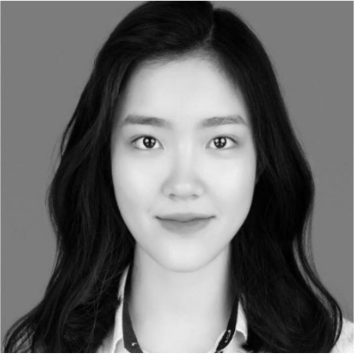
#> input picture HW2/ex1_images/girl.png, 354 x 354 px
$ jupyter execute --allow-errors ex234.ipynb
#> lines starting #> are read from the running program, lines starting #| are printed output that depends on the picture
[cell 1]
import io
import ipywidgets as widgets
import matplotlib.pyplot as plt
import PIL.Image
import numpy as np
import urllib
from skimage.transform import resize
from matplotlib.image import imread
import os
from IPython.display import display
from skimage import io as io_url
import cv2
import numpy as np
from PIL import Image

[cell 2]
# Create image widgets
image3_spatial = widgets.Image(format='png', width=500, height=500, description='Spatial')
image3_freq    = widgets.Image(format='png', width=500, height=500, description='Frequency')
sidebyside     = widgets.HBox([image3_spatial, image3_freq])

# Create slider/select widgets
slider_inner   = widgets.FloatSlider(value=0,      min=0, max=1,      step=0.01, description='Inner radius')
slider_outer   = widgets.FloatSlider(value=1.44/2, min=0, max=1.44/2, step=0.01, description='Outer radius')

buf            = io.BytesIO()

#> (the rest of this cell did not finish here and is left out)

[cell 3]
def read_img(img_path, img_size=(512, 512)):
  """
    + Đọc ảnh
    + Chuyển thành grayscale
    + Thay đổi kích thước ảnh thành img_size
  """
#> called with img_path = 'ex1_images/girl.png', img_size = (512, 512)
  img = cv2.imread(img_path, 0)
#> img is the input picture: shape (354, 354); min 0, max 254, mean 105.8
  img = cv2.resize(img, img_size)
#> img: shape (512, 512)
#> call 2 of read_img, with img_path = 'ex1_images/dog.png', img_size = (512, 512)
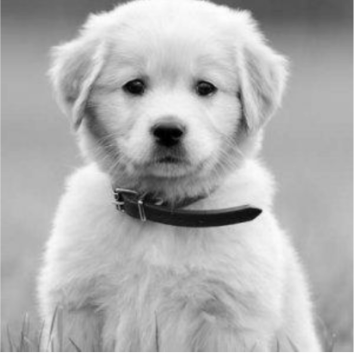
#> input picture HW2/ex1_images/dog.png, 354 x 354 px
#> in read_img, img is the input picture: shape (354, 354); min 0, max 255, mean 176.2
  return img


def create_hybrid_img(img1, img2, r):
  """
  Create hydrid image
  Params:
    img1: numpy image 1
    img2: numpy image 2
    r: radius that defines the filled circle of frequency of image 1. Refer to the homework title to know more.
  """
#> called with r = 14
  # You need to implement the function
  assert img1.shape == img2.shape

  f_img1 = np.fft.fft2(img1)
  f_img2 = np.fft.fft2(img2)

  f_img1_shifted = np.fft.fftshift(f_img1)
  f_img2_shifted = np.fft.fftshift(f_img2)

  rows, cols = img1.shape
#> rows = 512; cols = 512
  crow, ccol = rows // 2, cols // 2  # center
#> crow = 256; ccol = 256
  mask = np.zeros_like(img1, dtype=float)
  Y, X = np.ogrid[:rows, :cols]
#> Y = 512 values from 0 to 511
  mask_area = (X - ccol) ** 2 + (Y - crow) ** 2 <= r * r
  mask[mask_area] = 1

  f_img1_low = f_img1_shifted * mask
  f_img2_high = f_img2_shifted * (1 - mask)

  f_hybrid = f_img1_low + f_img2_high

  f_hybrid_ishifted = np.fft.ifftshift(f_hybrid)
  img_hybrid = np.fft.ifft2(f_hybrid_ishifted)

  img_hybrid = np.real(img_hybrid)
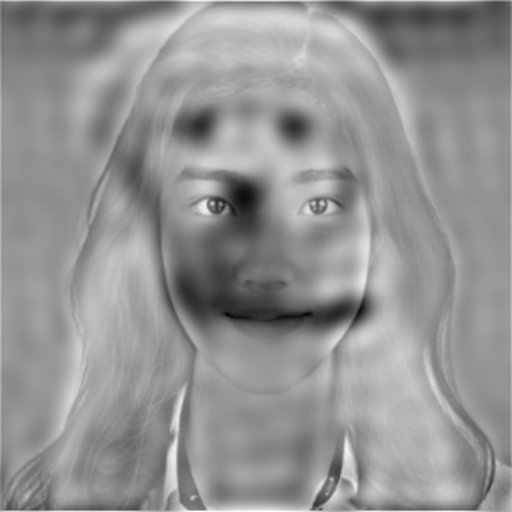
#> img_hybrid: shape (512, 512) float64; min -46.84, max 338.5, mean 176.1; drawn with min black and max white

  return img_hybrid
